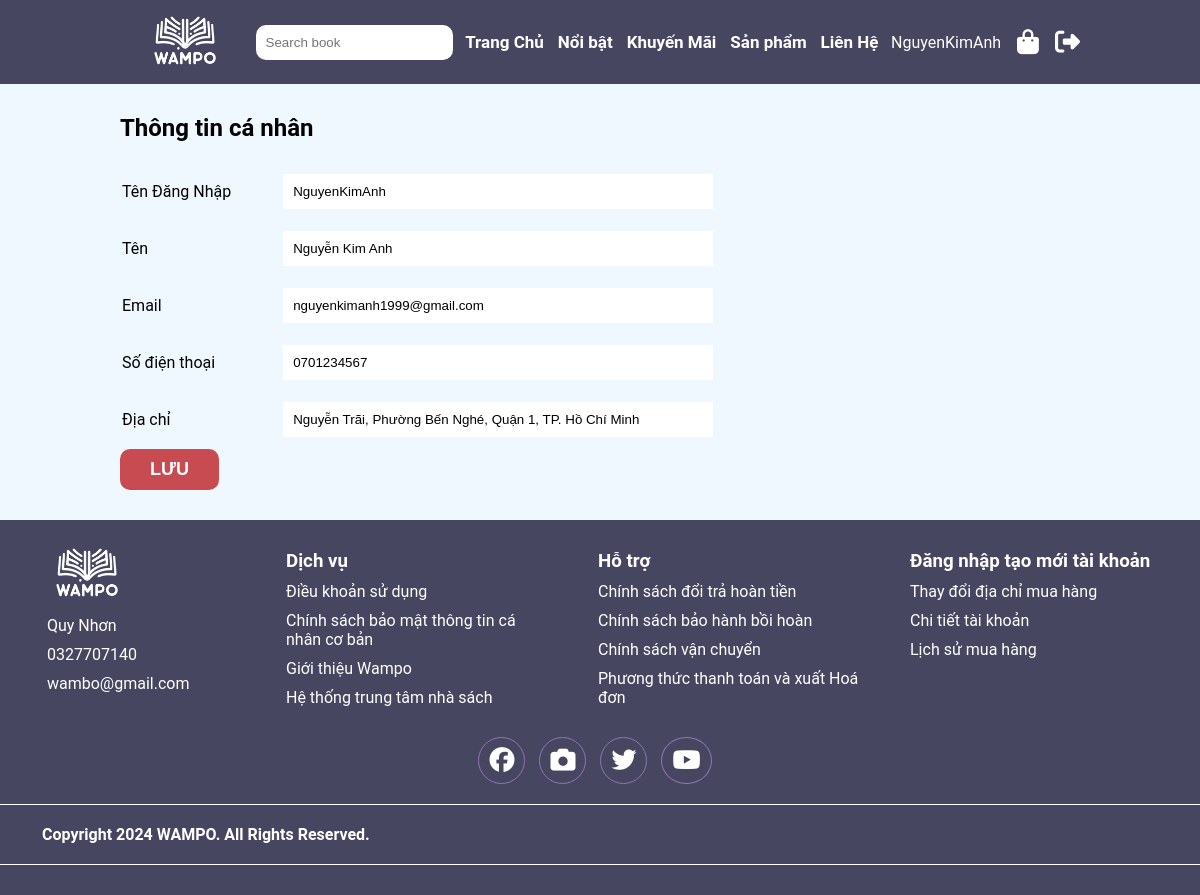
The app's page /page_profile/profile.php (signed in), older data.
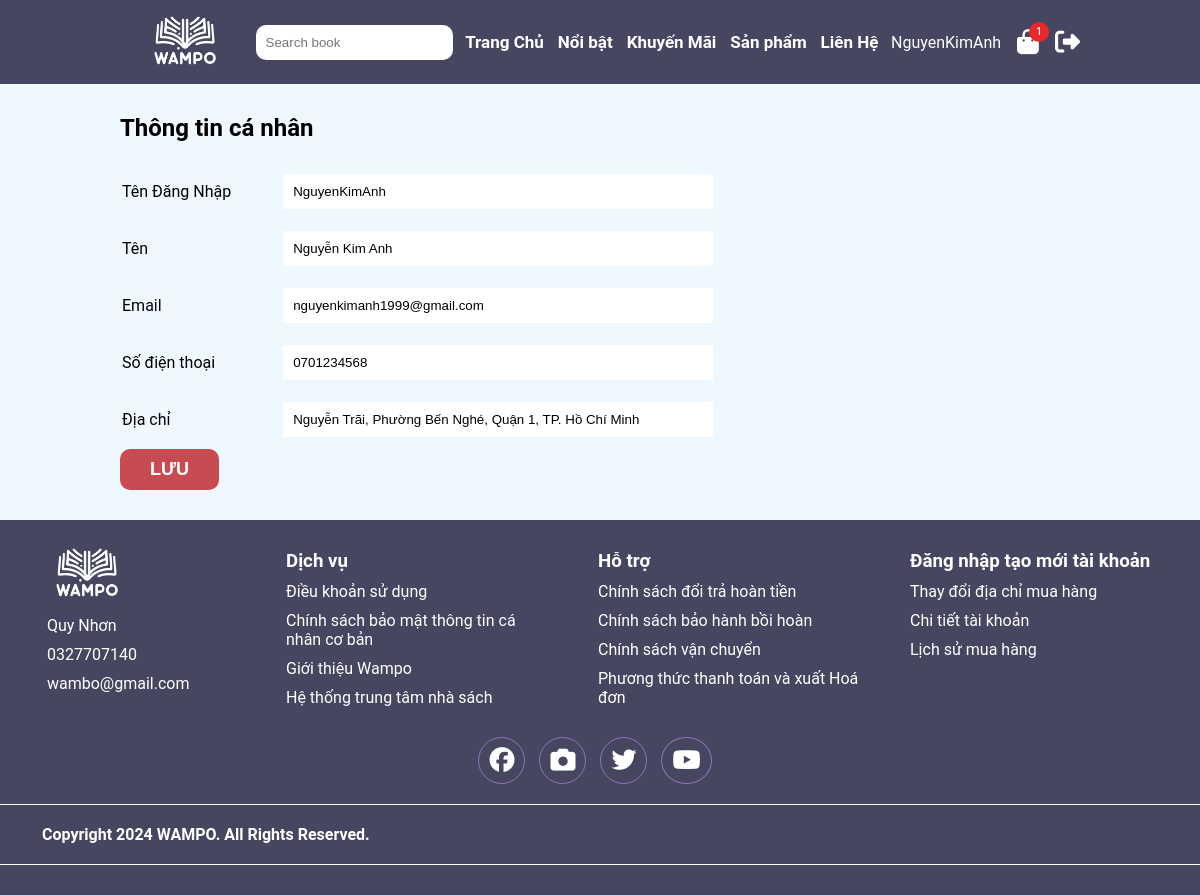
The same page, newer data.
### tables this page shows
CREATE TABLE `customers` (
  `ID_customer_new` int NOT NULL AUTO_INCREMENT,
  `name_customer` varchar(30) DEFAULT NULL,
  `username` varchar(20) DEFAULT NULL,
  `password_customer` varchar(50) DEFAULT NULL,
  `email` varchar(50) DEFAULT NULL,
  `number_phone` varchar(11) DEFAULT NULL,
  `address` varchar(100) DEFAULT NULL,
  `reset_token` varchar(100) DEFAULT NULL,
  PRIMARY KEY (`ID_customer_new`)
);

CREATE TABLE `cart` (
  `id_book` varchar(20) NOT NULL,
  `name_book` varchar(100) DEFAULT NULL,
  `img_book` varchar(400) DEFAULT NULL,
  `author_book` varchar(50) DEFAULT NULL,
  `year_publish` int DEFAULT NULL,
  `price_book` double DEFAULT NULL,
  `quantity` int DEFAULT NULL,
  `id_customer` int DEFAULT NULL,
  KEY `fk_id_customer_cart` (`id_customer`),
  CONSTRAINT `fk_id_customer_cart` FOREIGN KEY (`id_customer`) REFERENCES `customers` (`ID_customer_new`) ON DELETE CASCADE ON UPDATE CASCADE
);

### page_profile/profile.php (the view, shortened to what this page needs)
<!DOCTYPE html>
<html lang="en">
  <head>
    <link rel="stylesheet" href="../css/base.css" />
    <link rel="stylesheet" href="../css/style.css">
    <link rel="stylesheet" href="style_profile.css" />
  <link rel="stylesheet" href="https://cdnjs.cloudflare.com/ajax/libs/font-awesome/6.5.2/css/all.min.css" />
  </head>
  <body>
    <?php
    require "../includes/header.php";
    ?>
    <?php
    $conn = mysqli_connect("localhost", "root", "", "bookdatabase");
    ?>
    <?php
    $sql = "SELECT * FROM customers WHERE ID_customer_new = {$_SESSION['id']}";
    $result = mysqli_query($conn,$sql);
    if (mysqli_num_rows($result) > 0){
      $row [] = mysqli_fetch_assoc($result);
      $name = $row[0]['name_customer'];
      $user = $row[0]['username'];
      $email = $row[0]['email'];
      $number_phone = $row[0]['number_phone'];
      $address = $row[0]['address'];
    }
    else
      echo "Thất bại : ". mysqli_error($conn);
    ?>
    <div class="form_profile">
      <div class="container">
        <form action="" method="post">
          <h2>Thông tin cá nhân</h2>
          <table>
            <tbody>
              <tr>
                <td><label for="">Tên Đăng Nhập</label></td>
                <td> <input value="<?php echo $user ?>" name="username" type="text" ></td>
              </tr>
              <tr>
                <td><label for="">Tên</label></td>
                <td> <input value="<?php echo $name?>" name="name" type="text"></td>
              </tr>
              <tr>
                <td><label for="">Email</label></td>
                <td>  <input value="<?php echo $email?>" name="email" type="text"></td>
              </tr>
              <tr>
                <td><label for="">Số điện thoại</label></td>
                <td><input value="<?php echo $number_phone?>" type="text" name="phone" id=""></td>
              </tr>
              <tr>
                <td><label for="">Địa chỉ</label></td>
                <td><input value="<?php echo $address?>" type="text" name="address"  id=""></td>
              </tr>
            </tbody>
          </table>
          <button  value="true" name="submit" class="submit">Lưu</button>
        </form>
      </div>
    </div>
    <?php require "../includes/footer.php" ?>
  </body>
</html>

### includes/header.php (shortened to what this page needs)
<?php
$conn = mysqli_connect("localhost", "root", "", "bookdatabase");
$id = $_SESSION['id_customer'];
?>
<div class="nav">
      <div class="container">
        <div class="inner-wrap">
          <div class="inner-logo"><img src="/booksProjectTeam/image/logoWP.png" alt="" /></div>
          <div class="inner-search">
            <input placeholder="Search book" type="text" />
          </div>
          <div class="inner-menu">
            <ul>
              <li><a href="/booksProjectTeam/index.php">Trang Chủ</a></li>
              <li><a href="#section-three">Nổi bật</a></li>
              <li><a href="#">Khuyến Mãi</a></li>
              <li><a href="/booksProjectTeam/page_sanPham/sanPhamWeb.php">Sản phẩm</a></li>
              <li><a href="/booksProjectTeam/page_About_us/aboutUS.php">Liên Hệ</a></li>
            </ul>
          </div>
          <div class="inner-icon">
            <ul>
              <li>
                <a href="/booksProjectTeam/page_profile/profile.php"><?php echo $_SESSION['username']; ?></a>
              </li>
              <li>
                <a id="num_cart" href="/booksProjectTeam/page_shop_cart/cart.php">
                  <i class="fa-solid fa-bag-shopping"></i>
                  <?php
                  $qt = 0;
                  $selectCart = mysqli_query($conn, "SELECT quantity FROM cart WHERE id_customer = $id");
                  if (mysqli_num_rows($selectCart) > 0) {
                    while ($num_cart = mysqli_fetch_assoc($selectCart)) {
                      $qt += $num_cart['quantity']; ?>
                      <span class="number_cart"><?= $qt; ?></span>
                    <?php
                    }
                  }
                  ?>
                </a>
              </li>
              <li>
                <a href="/booksProjectTeam/page_login_logout_signup/dangXuat.php"><i class="fa-solid fa-right-from-bracket"></i></a>
              </li>
            </ul>
          </div>
        </div>
      </div>
    </div>

### includes/footer.php
<footer class="footter">
  <div class="inner-wrap">
    <div class="inner-content content-first">
      <img src="../../booksProjectTeam/image/logoWP.png" alt="" />
      <p>Quy Nhơn</p>
      <p>0327707140</p>
      <p>wambo@gmail.com</p>
    </div>
    <div class="inner-content">
      <h3>Dịch vụ</h3>
      <a href="">Điều khoản sử dụng</a>
      <a href="">Chính sách bảo mật thông tin cá nhân cơ bản</a>
      <a href="">Giới thiệu Wampo</a>
      <a href="">Hệ thống trung tâm nhà sách</a>
    </div>
    <div class="inner-content">
      <h3>Hỗ trợ</h3>
      <a href="">Chính sách đổi trả hoàn tiền</a>
      <a href="">Chính sách bảo hành bồi hoàn</a>
      <a href="">Chính sách vận chuyển</a>
      <a href="">Phương thức thanh toán và xuất Hoá đơn</a>
    </div>
    <div class="inner-content">
      <h3>Đăng nhập tạo mới tài khoản</h3>
      <a href="#">Thay đổi địa chỉ mua hàng</a>
      <a href="">Chi tiết tài khoản</a>
      <a href="">Lịch sử mua hàng</a>
    </div>
  </div>
  <div class="inner-icon">
    <a href=""> <i class="fa-brands fa-facebook"></i></a>
    <a href=""> <i class="fa-solid fa-camera"></i></a>
    <a href=""> <i class="fa-brands fa-twitter"></i></a>
    <a href=""> <i class="fa-brands fa-youtube"></i></a>
  </div>
  <div class="end-footter">
    <p>Copyright 2024 WAMPO. All Rights Reserved.</p>
  </div>
</footer>

### css/base.css (style rules this page uses)
:root { --color-one : #EEEEEE; --color-text : #000; }
.container { width: 1200px; margin-left: auto; margin-right: auto; }
html { scroll-behavior: smooth; }
body { font-family : 'Roboto', sans-serif; }
input { outline: none; border: none; }
ul { list-style: none; }
a { text-decoration: none; color: #fff; }
@media (max-width:1200px) { .container { max-width: 960px; } }

### css/style.css (style rules this page uses)
.nav { background-color: #464660; position: sticky; top: 0; width: 100%; z-index: 999; transition: all 0.3s ease; }
.nav .inner-wrap { display: flex; justify-content: space-between; align-items: center; }
.nav .inner-wrap img { width: 130px; height: 80px; object-fit: cover; }
.nav .inner-search input { padding: 10px; border-radius: 10px; }
.nav .inner-menu ul { display: flex; }
.nav .inner-menu ul li { font-size: 17px; font-weight: 600; }
.nav .inner-menu ul li a { padding: 33px 7px; transition: all 0.6s; }
.nav .inner-icon ul { display: flex; align-items: center; }
.nav .inner-icon ul li i { font-size: 25px; color: #fff; margin-left: 16px; }
.nav .inner-icon ul li #num_cart { position: relative; }
.nav .inner-icon ul li #num_cart .number_cart { position: absolute; color: #fff; background-color: #E72929; width: 20px; height: 20px; border-radius: 50%; text-align: center; font-size: 10px; line-height: 20px; font-weight: 500; right: -10px; top: -14px; }
.footter { background-color: #464660; color: white; padding: 30px 0; }
.footter img { width: 130px; height: 80px; object-fit: cover }
.footter .inner-wrap { display: flex; justify-content: space-around; }
.footter .inner-content { width: 24%; padding: 0 10px; }
.footter .content-first { width: 20%; padding: 0 10px; margin-top: -18px; }
.footter .content-first p { margin-left: 25px; }
.footter .inner-content h3 { margin-bottom: 10px; }
.footter .inner-content p { margin-bottom: 10px; }
.footter .inner-content a { margin-bottom: 10px; display: block; }
.footter .inner-icon { padding: 20px 0; text-align: center; }
.footter .inner-icon a i { font-size: 25px; padding: 10px; margin-right: 10px; transition: all 0.7s; border: 1px solid #8e75b9; border-radius: 50%; }
.footter .end-footter { border-top: 1px white solid; border-bottom: 1px white solid; }
.footter .end-footter p { padding: 20px; font-weight: 700 ; margin-left: 22px; }

### page_profile/style_profile.css (style rules this page uses)
.form_profile { background-color: aliceblue; padding: 30px 0; }
.form_profile h2 { margin-bottom: 20px; }
.form_profile input { width: 430px; height: 35px; padding: 0 10px; margin-left: 50px; }
.form_profile table td { padding: 10px 0; }
.form_profile .submit { background-color: #c74b50; text-transform: uppercase; font-weight: 700; padding: 10px 30px; border-radius: 10px; border: none; color: white; font-size: 18px; border: none; }

Row changes from the older to the newer data that the page shows:
added cart: qt "1"
changed customers "NguyenKimAnh": phone "0701234567" → "0701234568"
